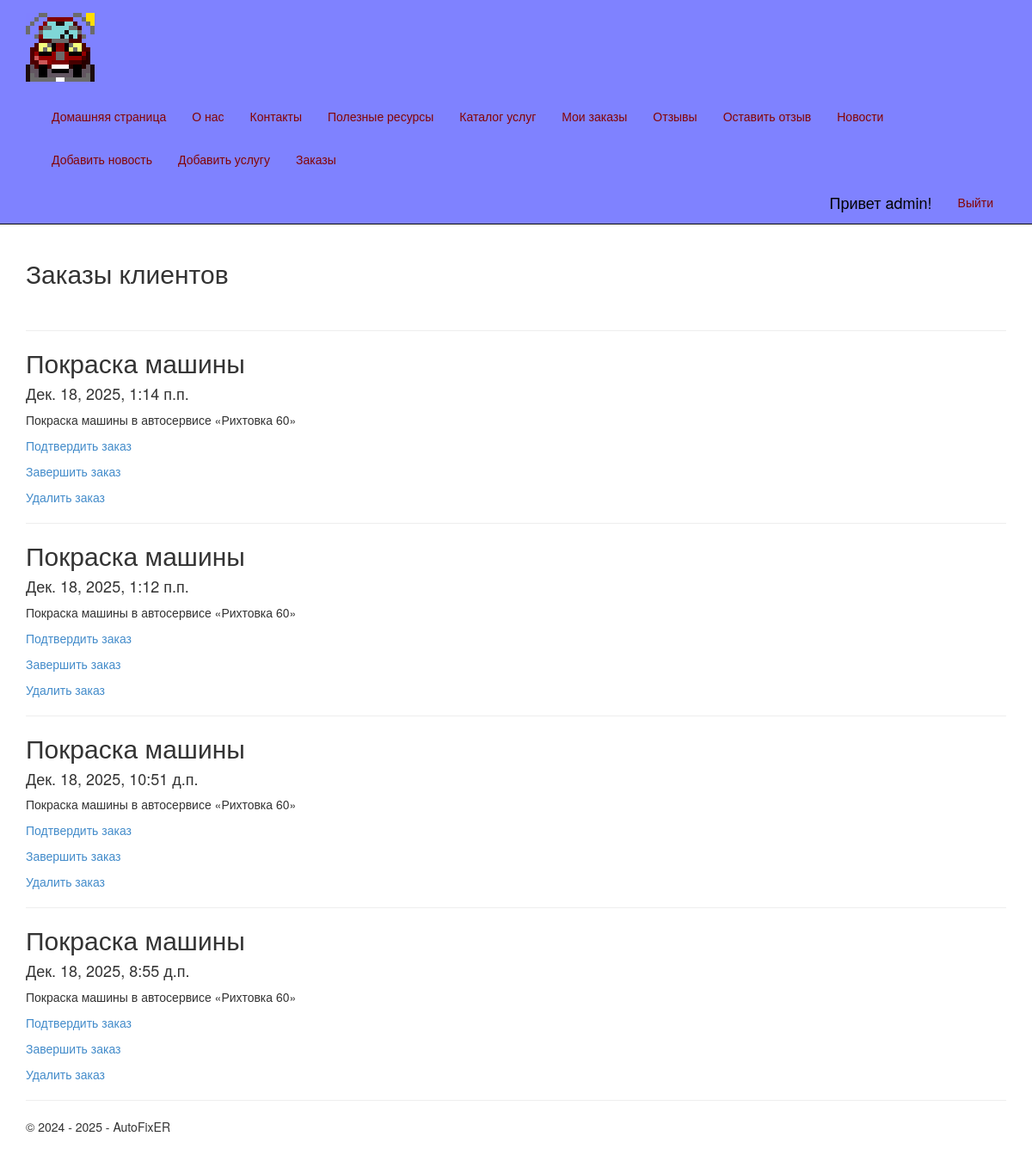
Before: /order/ (signed in) with the older database file.
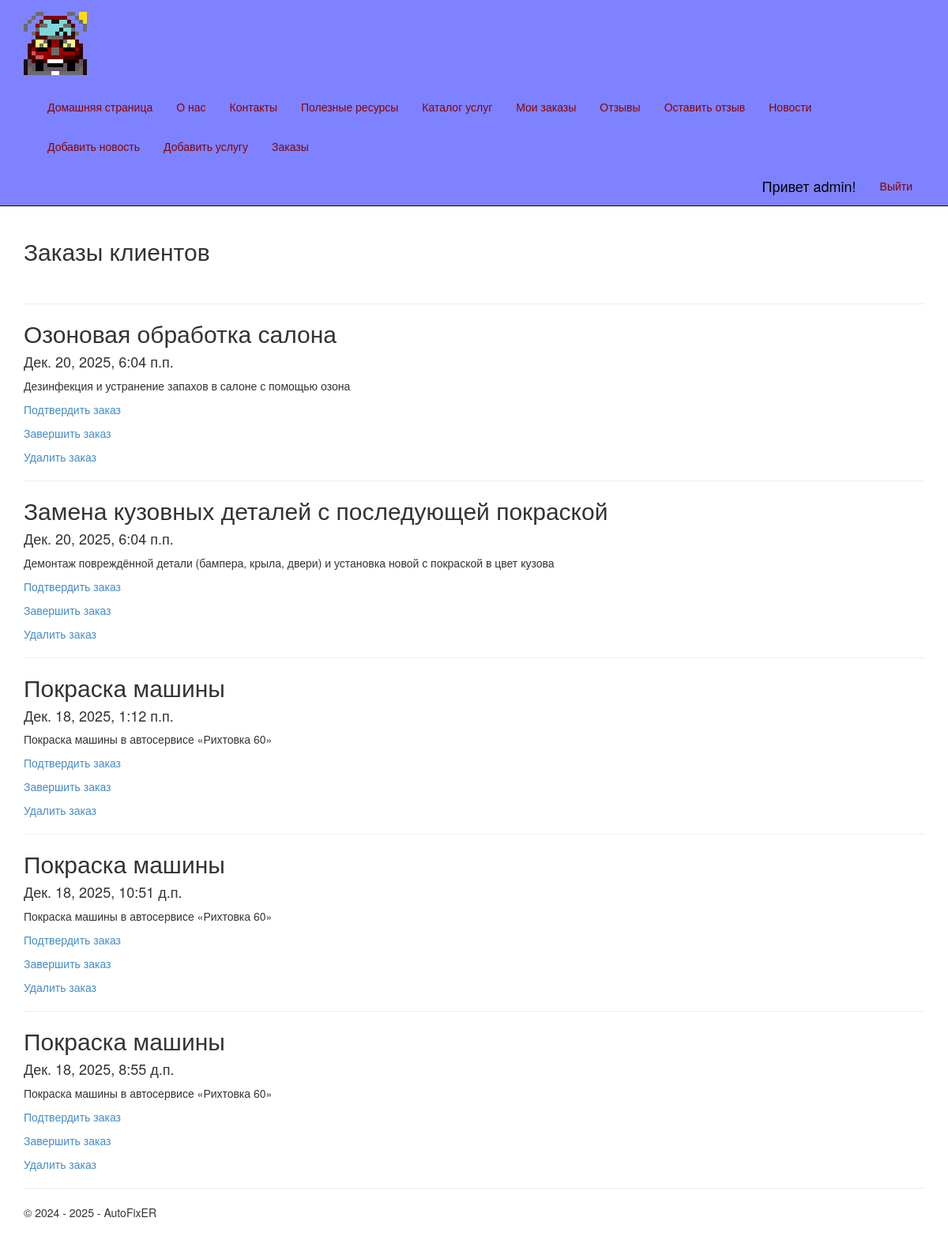
After: the same page with the newer database file.
### app/models.py (models this page shows, shortened)
class Order(models.Model):
    service = models.ForeignKey(Service, null=True, blank=True, on_delete = models.SET_NULL, verbose_name = "Услуга")
    customer = models.ForeignKey(User, null=True, blank=True, on_delete = models.SET_NULL, verbose_name = "Покупатель")
    confrim = models.BooleanField(default=False, verbose_name="Подтвержден")
    ordered = models.DateTimeField(default=datetime.now(), db_index=True, verbose_name="Заказан")
    price = models.IntegerField(default=0, verbose_name="Цена")
    completed = models.BooleanField(default=False, verbose_name="Завершен")
    class Meta:
        db_table = "Orders" # имя таблицы для модели
        ordering = ["-id"] # порядок сортировки данных в модели ("-" означает по убыванию)
        verbose_name = "заказ"
        verbose_name_plural = "заказы"

class Service(models.Model):
    title = models.CharField(max_length=100, verbose_name="Заголовок")
    description = models.TextField(verbose_name="Краткое содержание")
    content = models.TextField(verbose_name="Полное содержание")
    price = models.IntegerField(default=0, verbose_name="Цена")
    image = models.FileField(default='temp.jpg', verbose_name='Путь к картинке')
    category = models.CharField(default='', max_length=100, verbose_name="Категория")
    class Meta:
        db_table = "Services" # имя таблицы для модели
        ordering = ["-price"] # порядок сортировки данных в модели ("-" означает по убыванию)
        verbose_name = "услуга"
        verbose_name_plural = "услуги"

### app/views.py (the view)
# urls.py: path('order/', views.order, name='order'),
def order(request):
    assert isinstance(request, HttpRequest)
    orders = Order.objects.all()
    return render(
        request,
        'app/order.html',
        {
            'title':'Заказы клиентов',
            'orders': orders,
            'year':datetime.now().year,
            }
        )

### app/templates/app/order.html (shortened to what this page needs)
{% extends "app/layout.html" %}
{% block content %}
<h2>{{ title }}</h2>
{% if user.is_staff or user.is_superuser %}
<br />
{% for order in orders %}
<hr />
<div class="">
    <h2> {{order.service.title}} </h2>
    <h4> {{order.ordered}} </h4>
    <p> {{order.service.description}} </p>
    <p><a href="{% url 'editorder' parametr=order.id %}"> Подтвердить заказ </a> </p>
    <p><a href="{% url 'completedorder' parametr=order.id %}"> Завершить заказ </a> </p>
    <p><a href="{% url 'deleteorder' parametr=order.id %}"> Удалить заказ </a> </p>
</div>
{% endfor %}
{% else %}
<h3> Доступ к заказам клиентов есть только у менеджеров </h3>
{% endif %}
{% endblock %}

Changed rows visible on the page:
removed Order: service "Покраска машины", ordered "Дек. 18, 2025, 1:14 п.п.", service.description "Покраска машины в автосервисе «Рихтовка 60»"
added Order: service "Озоновая обработка салона", ordered "Дек. 20, 2025, 6:04 п.п.", service.description "Дезинфекция и устранение запахов в салоне с помощью озона"
added Order: service "Замена кузовных деталей с последующей покраской", ordered "Дек. 20, 2025, 6:04 п.п.", service.description "Демонтаж повреждённой детали (бампера, крыла, двери) и установка новой с покраской в цвет кузова"
